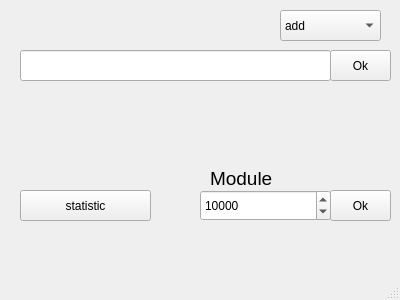
<?xml version="1.0" encoding="UTF-8"?>
<ui version="4.0">
 <class>HashTableUI</class>
 <widget class="QMainWindow" name="HashTableUI">
  <property name="geometry">
   <rect>
    <x>0</x>
    <y>0</y>
    <width>400</width>
    <height>300</height>
   </rect>
  </property>
  <property name="windowTitle">
   <string>HashTableUI</string>
  </property>
  <widget class="QWidget" name="centralWidget">
   <widget class="QSpinBox" name="moduleSpinBox">
    <property name="geometry">
     <rect>
      <x>200</x>
      <y>190</y>
      <width>131</width>
      <height>31</height>
     </rect>
    </property>
    <property name="minimum">
     <number>1</number>
    </property>
    <property name="maximum">
     <number>1000000000</number>
    </property>
    <property name="value">
     <number>10000</number>
    </property>
   </widget>
   <widget class="QPushButton" name="moduleButton">
    <property name="geometry">
     <rect>
      <x>330</x>
      <y>190</y>
      <width>61</width>
      <height>31</height>
     </rect>
    </property>
    <property name="text">
     <string>Ok</string>
    </property>
   </widget>
   <widget class="QPushButton" name="statisticButton">
    <property name="geometry">
     <rect>
      <x>20</x>
      <y>190</y>
      <width>131</width>
      <height>31</height>
     </rect>
    </property>
    <property name="text">
     <string>statistic</string>
    </property>
   </widget>
   <widget class="QComboBox" name="comboBox">
    <property name="geometry">
     <rect>
      <x>280</x>
      <y>10</y>
      <width>101</width>
      <height>31</height>
     </rect>
    </property>
    <property name="currentIndex">
     <number>1</number>
    </property>
    <item>
     <property name="text">
      <string/>
     </property>
    </item>
    <item>
     <property name="text">
      <string>add</string>
     </property>
    </item>
    <item>
     <property name="text">
      <string>remove</string>
     </property>
    </item>
    <item>
     <property name="text">
      <string>find</string>
     </property>
    </item>
   </widget>
   <widget class="QLineEdit" name="valueLineEdit">
    <property name="geometry">
     <rect>
      <x>20</x>
      <y>50</y>
      <width>311</width>
      <height>31</height>
     </rect>
    </property>
   </widget>
   <widget class="QPushButton" name="executeButton">
    <property name="geometry">
     <rect>
      <x>330</x>
      <y>50</y>
      <width>61</width>
      <height>31</height>
     </rect>
    </property>
    <property name="text">
     <string>Ok</string>
    </property>
   </widget>
   <widget class="QLabel" name="label">
    <property name="geometry">
     <rect>
      <x>210</x>
      <y>170</y>
      <width>67</width>
      <height>17</height>
     </rect>
    </property>
    <property name="font">
     <font>
      <pointsize>14</pointsize>
     </font>
    </property>
    <property name="text">
     <string>Module</string>
    </property>
   </widget>
  </widget>
  <widget class="QStatusBar" name="statusBar"/>
 </widget>
 <layoutdefault spacing="6" margin="11"/>
 <resources/>
 <connections/>
</ui>
